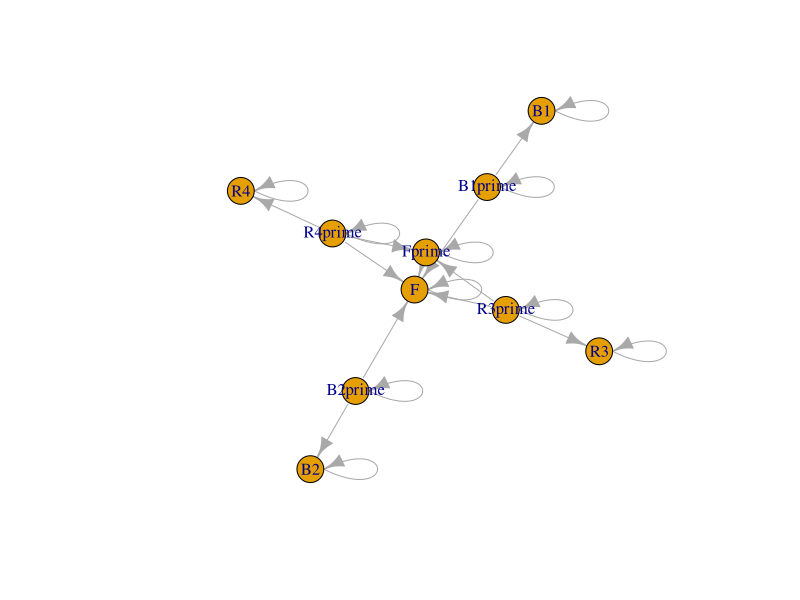

Reproduce this figure in R.
## ---- chunk 1
knitr::opts_chunk$set(echo = TRUE)
## ---- chunk 2
library(tidyverse)
library(igraph)
## ---- chunk 3
foxesdata <- read_csv("test.csv", 
    col_names = c("time", "x", "y", "name", "signal_strength", "bearing"))
################ seconds, m,   m,    NA,        watts,             deg.
## ---- chunk 4
# Sensor 1
ID_B1 <- function(stalk){
  stalk %>%
    select(c(s1x, s1y, bearing))
}

## ---- chunk 5
# Sensor 1'
ID_B1prime <- function(stalk){
   stalk %>%
    select(c(foxx, foxy, s1x, s1y))
}
## ---- chunk 6
# Sensor 2
ID_B2 <- function(stalk){
  stalk %>%
    select(c(s2x, s2y, bearing))
}
## ---- chunk 7
# Sensor 2'
ID_B2prime <- function(stalk){
  stalk %>%
    select(c(foxx, foxy, s2x, s2y))
}
## ---- chunk 8
# Sensor 3
ID_R3 <- function(stalk){
  stalk %>%
    select(c(s3x, s3y, rssi))
}
## ---- chunk 9
# Sensor 3'
ID_R3prime <- function(stalk){
  stalk %>%
    select(c(foxx, foxy, power, s3x, s3y))
}
## ---- chunk 10
# Sensor 4
ID_R4 <- function(stalk){
  stalk %>%
    select(c(s4x, s4y, rssi))
}
## ---- chunk 11
# Sensor 4'
ID_R4prime <- function(stalk){
  stalk %>%
    select(c(foxx, foxy, power, s4x, s4y))
}
## ---- chunk 12
# Fox Position
ID_F <- function(stalk){
  stalk %>%
    select(c(foxx, foxy))
}
## ---- chunk 13
# Fox Position
ID_Fprime <- function(stalk){
  stalk %>%
    select(c(foxx, foxy, power))
}
## ---- chunk 14
B1prime_B1 <- function(stalk){
  stalk %>%
    mutate(bearing = (180/pi)*atan2((foxx-s1x),(foxy-s1y))) %>% 
    select(bearing, s1x, s1y)
}
## ---- chunk 15
B1prime_F <- function(stalk){
  stalk %>%
    select(c(foxx, foxy))
}
## ---- chunk 16
B2prime_F <- function(stalk){
  stalk %>%
    select(c(foxx, foxy))
}
## ---- chunk 17
Fprime_F <- function(stalk){
  stalk %>%
    select(c(foxx, foxy))
}
## ---- chunk 18
B2prime_B2 <- function(stalk){
  stalk %>%
    mutate(bearing = (180/pi)*atan2((foxx-s2x),(foxy-s2y))) %>% 
    select(bearing, s2x, s2y)
}
## ---- chunk 19
R3prime_R3 <- function(stalk){
  stalk %>%
    mutate(rssi = power/(4*pi*(((s3x-foxx)^2 + (s3y-foxy)^2)))) %>%
    select(rssi, s3x, s3y)
}
## ---- chunk 20
R4prime_R4 <- function(stalk){
  stalk %>%
    mutate(rssi = power/(4*pi*(((s4x-foxx)^2 + (s4y-foxy)^2)))) %>%
    select(rssi, s4x, s4y)
}
## ---- chunk 21
R3prime_Fprime <- function(stalk){
  stalk %>%
    mutate(rssi = power/(4*pi*(((s4x-foxx)^2 + (s4y-foxy)^2)))) %>%
    select(rssi, foxx, foxy)
}
## ---- chunk 22
R4prime_Fprime <- function(stalk){
  stalk %>%
    mutate(rssi = power/(4*pi*(((s4x-foxx)^2 + (s4y-foxy)^2)))) %>%
    select(rssi, foxx, foxy)
}
## ---- chunk 23
assignment <- read.csv("foxes_assignments.csv") 
head(assignment)
## ---- chunk 24
# functions are labeled source_destination
model <- tibble(map = c(ID_B1, ID_B1prime, ID_B2, ID_B2prime, ID_F,ID_Fprime,
                        ID_R3, ID_R3prime, ID_R4, ID_R4prime,Fprime_F, B1prime_B1,
                        B1prime_F, B2prime_B2,B2prime_F, R3prime_R3, R4prime_R4,
                        R3prime_Fprime, R4prime_Fprime),
                source = c("B1", "B1prime", "B2", "B2prime", "F", "Fprime",
                           "R3", "R3prime", "R4", "R4prime","Fprime", "B1prime",
                           "B1prime", "B2prime", "B2prime","R3prime", "R4prime",
                           "R3prime", "R4prime"),
                dest   = c("B1", "B1prime", "B2", "B2prime", "F", "Fprime","R3",
                           "R3prime", "R4", "R4prime","F","B1","F","B2","F",
                           "R3","R4","Fprime","Fprime"))
# size = 19x3, 9 ID + 10 maps

as.data.frame(model) -> model 
## ---- chunk 25
assignment %>%
  select(source, case1, variable)%>%
  pivot_wider(names_from = variable, values_from = case1)%>%
  #mutate(across(!source, as.numeric))%>%
  right_join(model, by = c(source = "source"))%>%
  nest(stalkinput = !source & !map & !dest)%>%
  mutate(stalkoutput = map2(.x= map, .y = stalkinput, .f = exec))-> sheafc1
## ---- chunk 26
verticies3 <- as.character(unique(sheafc1$dest))
graph3 <- tibble(source=factor(sheafc1$source,levels=verticies3),
                 destination=factor(sheafc1$dest,levels=verticies3))
#transitive_closure(graph)
## ---- chunk 27
UnitScale <- tibble(scale = rep(1, length(assignment$variable)), variable = c(assignment$variable))
## ---- chunk 28
sheafc1%>%
  group_by(dest) %>%
  unnest(stalkoutput)%>%
  pivot_longer(cols = !source & !map & ! dest & !stalkinput, names_to = "variable", values_to = "stalk")%>%
  left_join(assignment, by = c(variable = "variable", source = "source"))%>%
  mutate(deviations = (stalk-case1)^2) %>%
  filter(!is.na(deviations)) %>%
  left_join(UnitScale, by = c(variable = "variable"))%>%
  mutate(ScaleValue = deviations*scale^2) %>% # conversion factor applied
  ungroup() %>%
  summarise(ConsistRad = sqrt(sum(ScaleValue)))
## ---- chunk 29
transitive_closure <- function(sheaf, weight_vec){
  # or function(sheaf, weight_vec, source_col, dest_col)
  # ** input weight vec specs. 
  verticies <- as.character(unique({{sheaf}}$dest))
  
  graph <- tibble(source=factor({{sheaf}}$source,levels=verticies),
                 dest=factor({{sheaf}}$dest,levels=verticies))
  
  graph %>%
    mutate(temp=1)%>% 
    pivot_wider(names_from=dest,
                values_from=temp,
                values_fill=0L, #?
                id_expand = TRUE,  # The _expand options use the factor levels
                names_expand = TRUE) -> incidence_tib
  
  incidence_tib$source -> source
  
  incidence_tib %>%
    select(!source)%>%
    as.matrix()-> incidence_matrix
  diag(incidence_matrix) <- 0
  
  incidence_matrix -> incidence_matrix_updated
  while(norm(incidence_matrix_updated) > 1e-3){
    incidence_matrix %*% incidence_matrix_updated -> incidence_matrix_updated
    
    incidence_matrix_updated %>%
      as.data.frame()%>%
      mutate(source = source)%>%
      pivot_longer(cols = !source, names_to = "dest", values_to ="value") %>%
      filter(value != 0) %>%
      select(!value) -> new_edge
    
    graph %>%
      bind_rows(new_edge) -> graph
  }
  return(graph)
}
## ---- chunk 30
transedge <- transitive_closure(sheafc1)
graph_from_edgelist(as.matrix(transedge), directed = T) -> transgraph
plot(transgraph)
## ---- chunk 31
sheafc1 %>%
  group_by(dest) %>%
  unnest(stalkoutput)%>%
  summarise(across(!source & !map & !stalkinput, ~ var(.,na.rm = TRUE)))%>% # summarize ignores grouping variable.
  pivot_longer(cols = !dest, names_to = "variable", values_to = "stalk")%>%
  left_join(assignment, by = c(variable = "variable", dest = "source"))%>%
  mutate(deviations = (stalk-case1)^2)%>%
  filter(!is.na(deviations)) %>%
  left_join(UnitScale, by = c(variable = "variable"))%>%
  mutate(ScaleValue = deviations*scale^2) %>% # conversion factor applied
  ungroup() %>%
  summarise(ConsistVar = sum(stalk))
# gets me 3.570606e-06	, 3.570606e-06	

sheafc1%>%
  group_by(dest) %>%
  unnest(stalkoutput)%>%
  pivot_longer(cols = !source & !map & ! dest & !stalkinput, names_to = "variable", values_to = "stalk")%>%
  left_join(assignment, by = c(variable = "variable", source = "source"))%>%
  mutate(deviations = (stalk-case1)^2)%>%
  filter(!is.na(deviations)) %>%
  left_join(UnitScale, by = c(variable = "variable"))%>%
  mutate(ScaleValue = deviations*scale^2) %>% # conversion factor applied
  filter(!is.na(deviations)) %>%
  ungroup() %>%
  summarise(ConsistVar = sum(stalk))
# gets me 3.925345	, -272.04	



sheafc1 %>%
  group_by(dest) %>%
  unnest(stalkoutput)%>%
  summarise(across(!source & !map & !stalkinput, ~ var(.,na.rm = TRUE)))%>%  # summarize ignores grouping variable.
  pivot_longer(cols = !dest, names_to = "variable", values_to = "stalk")%>%
  left_join(assignment, by = c(variable = "variable", dest = "source"))%>%
  mutate(deviations = (stalk-case1)^2)%>%
  filter(!is.na(stalk)) %>%
  ungroup() %>%
  summarise(ConsistencySD = sum(stalk)) %>%
  sqrt()
# gets me 0.001336152	



sheafc1 %>%
  group_by(dest) %>%
  unnest(stalkoutput) %>%
  arrange(dest)%>%
  summarise(across(!source & !map & !stalkinput, ~ n()*var(.,na.rm = TRUE)))%>% 
  pivot_longer(cols = !dest, names_to = "variable", values_to = "stalk") %>%
  filter(!is.na(stalk)) %>%
  ungroup()%>%
  summarise(ConsistencySD = sum(stalk)) %>%
  sqrt()

# gets me 0.001889605	
## ---- chunk 32
assignment %>%
  select(source, case5, variable)%>%
  pivot_wider(names_from = variable, values_from = case5)%>%
  right_join(model, by = c(source = "source"))%>%
  nest(stalkinput = !source & !map & !dest)%>%
  mutate(stalkoutput = map2(.x= map, .y = stalkinput, .f = exec)) -> sheafc5
## ---- chunk 33
#sheafc5 %>%
#   group_by(dest) %>%
#   unnest(stalkoutput)%>%
#   reframe(!dest & !source & !map & !stalkinput,~ var(.,na.rm = TRUE))
# 
# 
#   summarise(across(!dest & !source & !map & !stalkinput,~ var(.,na.rm = TRUE)),)
#   summarise(across(!source & !map & !stalkinput, ~ var(.,na.rm = TRUE)),)%>% 
#   left_join(assignment, by = c(source = "source"))
# 
# %>% # source from sheaf+assgn
#   pivot_longer(cols = !dest, names_to = "variable", values_to = "stalk")%>%
#   mutate(deviations = (stalk-stalkinput)^2) %>% # new col:: deviations
#   filter(!is.na(deviations))%>%
#   left_join(UnitScale, by = c(variable = "variable")) %>% # vars from assgn, variable from UnSc.
#   mutate(scaled_value = deviations*scale^2) %>% 
#   ungroup() %>%
#   summarise(ConsistVar = sum(stalk))


sheafc5 %>%
  group_by(dest) %>%
  unnest(stalkoutput) %>%
  summarise(across(!source & !map & !stalkinput, ~ n()*var(.,na.rm = TRUE))) %>% 
  pivot_longer(cols = !dest, names_to = "variable", values_to = "stalk") %>%
  filter(!is.na(stalk)) %>%
  ungroup()%>%
  summarise(ConsistSD = sum(stalk)) %>%
  sqrt()
# get 0.04860065	, 0.2204556	
